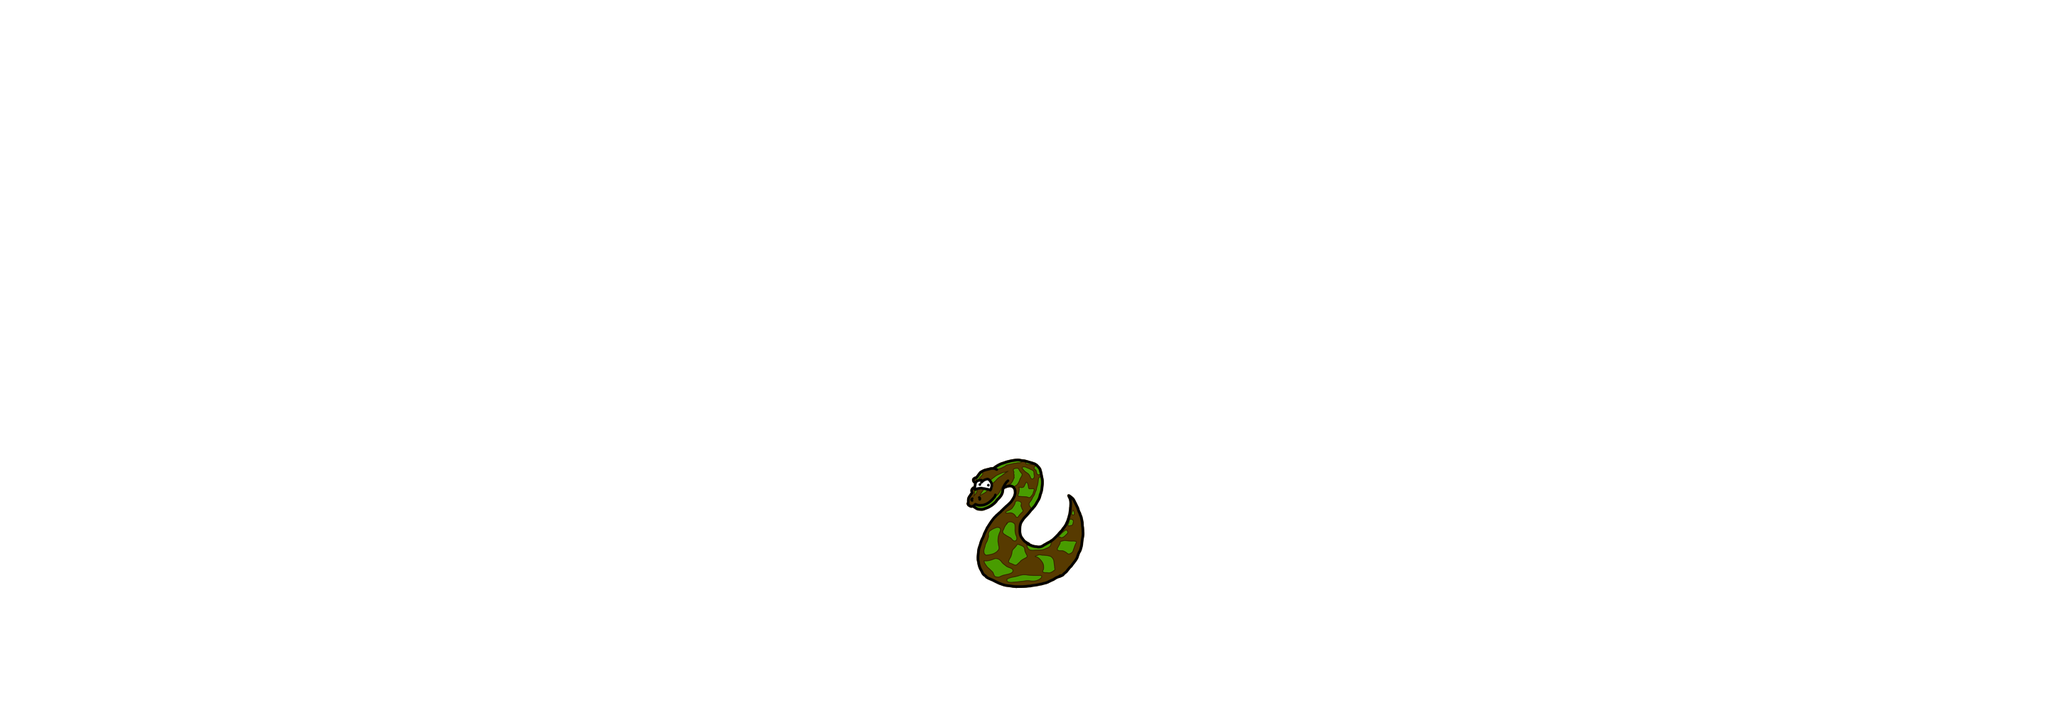

This game map was drawn from its Tiled (.tmx) file and the tilesets committed beside it. A one-line description and the trimmed map source follow:
An orthogonal 45x16 tile map with 64x64 px tiles, 2 tile layers (Background, Monty) and 1 object (camera/camera).

<map version="1.0" orientation="orthogonal" width="45" height="16" tilewidth="64" tileheight="64">
 <tileset firstgid="1" name="intro" tilewidth="64" tileheight="64">
  <image source="../../../tiles/intro.png" width="320" height="1216" />
 </tileset>
 <layer name="Background" width="45" height="16">
  <data>[720 cells, 720 non-empty, 1 distinct tile ids]</data>
 </layer>
 <layer name="Monty" width="45" height="16">
  <data>[720 cells, 9 non-empty, 9 distinct tile ids]</data>
 </layer>
 <objectgroup name="Camera" width="45" height="16">
  <object name="camera/camera" gid="14" x="1408" y="64" />
 </objectgroup>
</map>
